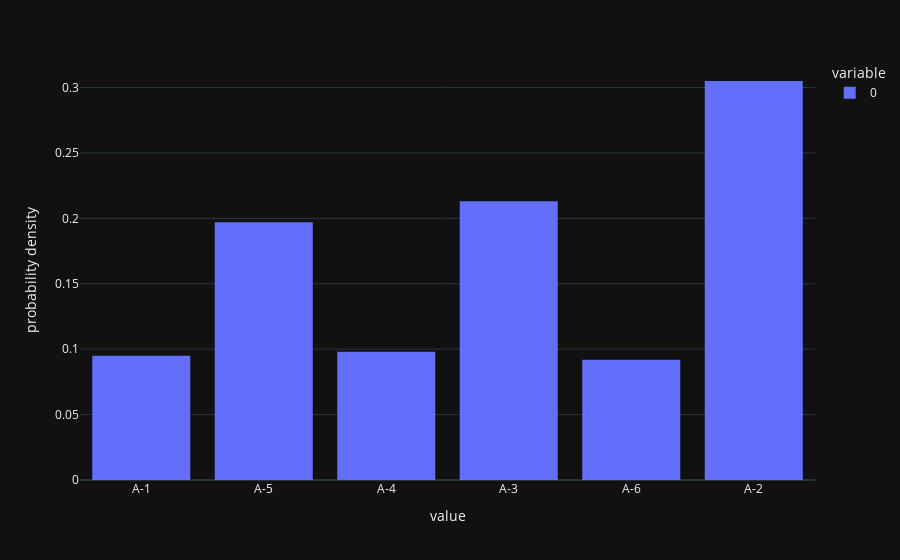

Notebook source saved alongside this figure:
### Code cell
test = walkerTable((0.1,0.3,0.2,0.1,0.2,0.1),("A-1","A-2","A-3","A-4","A-5","A-6"))
print(test)
test.empiricLikelihood()

### Figure 1 — Plotly figure (JSON) as saved in the notebook; plotly's stock layout.template omitted (floating-point values rounded to 4 significant figures; data arrays with more than 128 entries replaced by an {"elided": "..."} marker saying what was removed)
{"data": [{"bingroup": "x", "histnorm": "probability density", "hovertemplate": "variable=0<br>value=%{x}<br>probability density=%{y}<extra></extra>", "legendgroup": "0", "marker": {"color": "#636efa", "pattern": {"shape": ""}}, "name": "0", "orientation": "v", "showlegend": true, "type": "histogram", "x": {"elided": "1000 str values"}, "xaxis": "x", "yaxis": "y"}], "layout": {"barmode": "relative", "legend": {"title": {"text": "variable"}, "tracegroupgap": 0}, "margin": {"t": 60}, "xaxis": {"anchor": "y", "domain": [0, 1], "title": {"text": "value"}}, "yaxis": {"anchor": "x", "domain": [0, 1], "title": {"text": "probability density"}}}}
